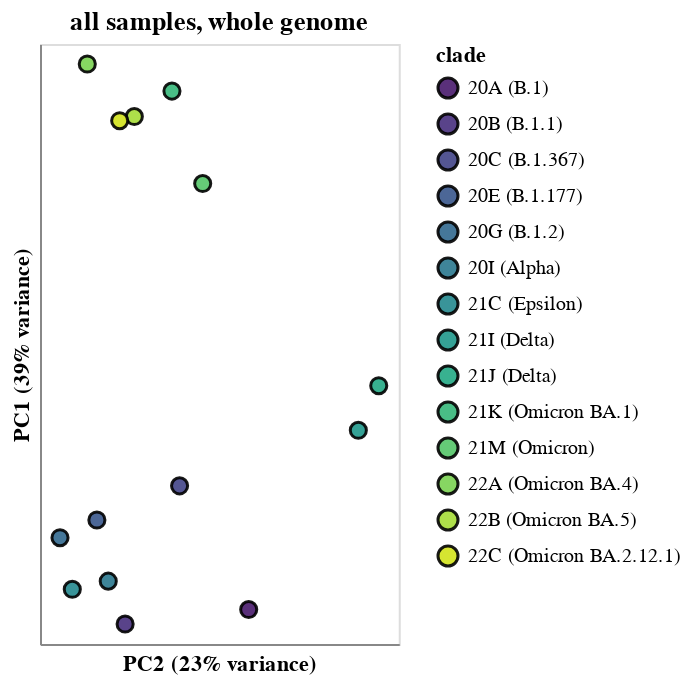
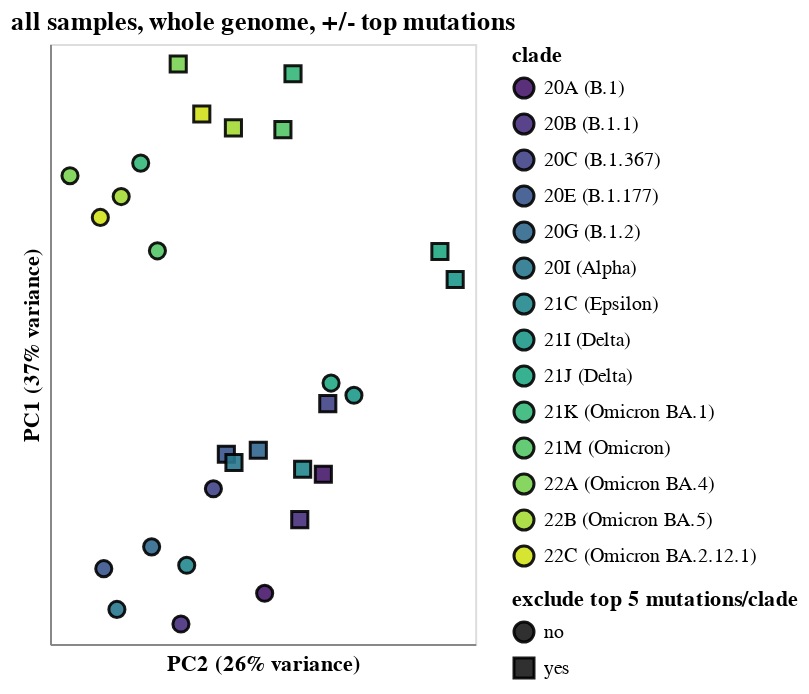
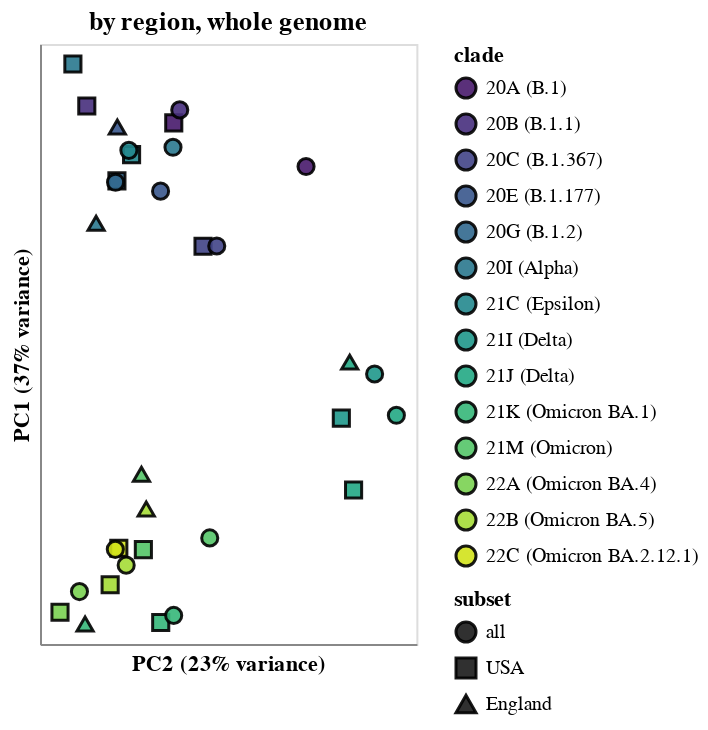
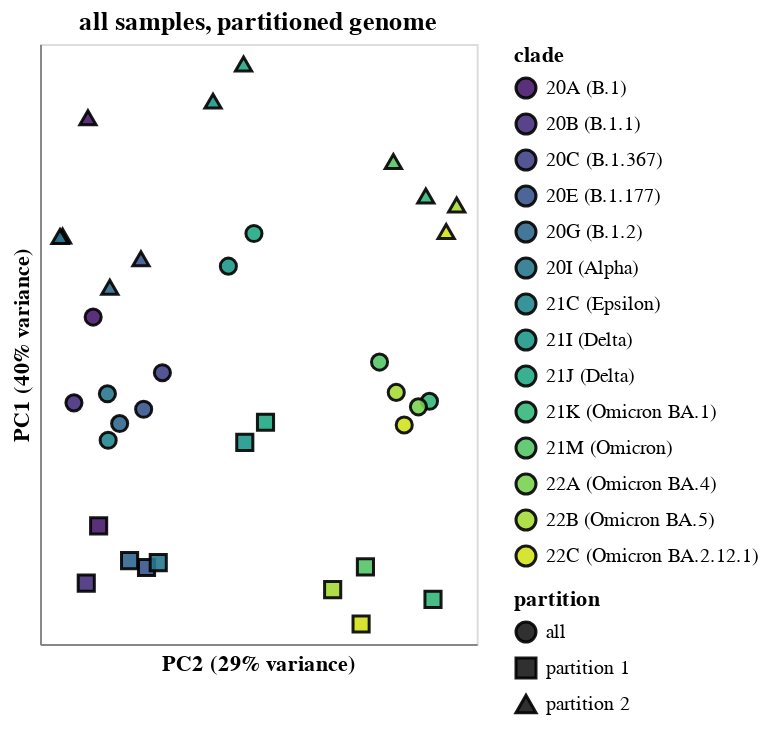

The code cell stored with these charts, in order, in its notebook:
### Markdown cell above
Get PCA of mutation spectrum, using only filtered synonymous mutation counts for non-excluded mutations for clades/subsets/partitions with adequate counts.

We do the PCA on four different ways of partitioning the data:

 1. Just looking at the "all" subset for each clade across entire genome.
 2. Looking at the "all" subset for each clade across entire genome, but excluding any mutation that is among the top ranked most counts for any clade.
 3. Looking at all subsets for each clade across entire genome.
 4. Looking at the "all" subset along partitions of the genome. 

We standardize the vectors of mutation fractions before doing the PCA.

There is also an option, currently not used, to do a composite log ratio (CLR) transform the fraction of all mutations that are each type before performing the PCA, using the formula [here](https://www.rdocumentation.org/packages/compositions/versions/2.0-4/topics/clr) (see [this paper](https://www.jstor.org/stable/2335943)).

In the plots below, you can mouseover the points for details and click on clades in legends (shift click for multiple clades) to highlight just points for the selected clade(s).
You can also use the scroll bar to only show points with at least the indicated number of total synonymous mutation counts (after filtering):

### Code cell
def clr(frac_vec):
    """Formula here: https://www.rdocumentation.org/packages/compositions/versions/2.0-4/topics/clr"""
    assert all(frac_vec > 0), "does not currently handle zeros in frac_vec"
    return numpy.log(frac_vec) - 1 / len(frac_vec) * numpy.log(frac_vec).sum()


def add_clade_synonym(clade):
    if clade in clade_synonyms:
        return f"{clade} ({clade_synonyms[clade]})"
    else:
        return clade

    
for title, subsets, partition, exclude_top, clr_transform, normalize_partitions in [
    ("all samples, whole genome", ["all"], False, False, False, False),
    ("all samples, whole genome, +/- top mutations", ["all"], False, True, False, False),
    ("by region, whole genome", subset_order, False, False, False, False),
    ("all samples, partitioned genome", ["all"], True, False, False, False),
]:
    
    filtered_mutation_counts = (
        mutation_counts
        .query("synonymous")
        .query("four_fold_degenerate")
        .query("not exclude")
        .query("subset in @subsets")
    )
    
    if partition:
        filtered_mutation_counts = pd.concat(
            [
                filtered_mutation_counts.assign(partition="all"),
                filtered_mutation_counts,
            ]
        )
        if normalize_partitions:
            filtered_mutation_counts = (
                filtered_mutation_counts
                .merge(
                    partition_enrichment[
                        ["clade", "partition", "clade_founder_nt", "enrichment"]
                    ],
                    how="left",
                    validate="many_to_one",
                )
                .assign(
                    enrichment=lambda x: x["enrichment"].fillna(1),
                    count=lambda x: x["count"] / x["enrichment"],
                )
            )
    else:
        filtered_mutation_counts = filtered_mutation_counts.assign(partition="all")
        
    mut_type_counts = (
        filtered_mutation_counts
        .groupby(["clade", "subset", "partition", "mut_type"], as_index=False)
        .aggregate({"count": "sum"})
    )
    
    if exclude_top:
        assert all(mut_type_counts["partition"] == "all")
        assert all(mut_type_counts["subset"] == "all")
        mut_type_counts = pd.concat(
            [
                mut_type_counts.assign(excluded="no"),
                mut_type_counts_exclude_top.assign(
                    partition="all", subset="all", excluded="yes",
                ),
            ]
        )
    else:
        mut_type_counts = mut_type_counts.assign(excluded="no")
   
    mut_type_freqs = (
        mut_type_counts
        .assign(
            total_count=lambda x: (
                x.groupby(["clade", "subset", "partition", "excluded"])
                ["count"].transform("sum")
            ),
            freq=lambda x: x["count"] / x["total_count"],
        )
        .query("total_count >= @synonymous_spectra_min_counts")
    )
   
    mut_type_freqs = (
        mut_type_freqs
        .pivot_table(
            index=["clade", "subset", "partition", "excluded", "total_count"],
            values="freq",
            columns="mut_type",
            fill_value=0,
        )
    )
    
    if clr_transform:
        mut_type_freqs = mut_type_freqs.apply(clr, axis=1)
    
    scaled_freqs = sklearn.preprocessing.StandardScaler().fit_transform(mut_type_freqs.values)
    pca = sklearn.decomposition.PCA(n_components=2)
    pca_coords = pca.fit_transform(scaled_freqs)
    assert len(pca_coords) == len(mut_type_freqs)

    mut_type_freqs_pca_coords = (
        mut_type_freqs
        .reset_index()
        .assign(
            principal_component_1=pca_coords[:, 0],
            principal_component_2=pca_coords[:, 1],
            log10_total_count=lambda x: numpy.log(x["total_count"]) / numpy.log(10),
            clade=lambda x: x["clade"].map(add_clade_synonym),
        )
    )
    
    # percent variance explained by each component
    pca_var = 100 * pca.explained_variance_ratio_
    
    total_count_selection = alt.selection_single(
        fields=["log10_total_count"],
        init={"log10_total_count": numpy.log(synonymous_spectra_min_counts) / numpy.log(10)},
        bind=alt.binding_range(
            name="minimum log10 total counts",
            min=int(mut_type_freqs_pca_coords["log10_total_count"].min()),
            max=mut_type_freqs_pca_coords["log10_total_count"].max(),
        )
    )
    
    clade_selection = alt.selection_multi(fields=["clade"], bind="legend")

    tooltip = ["clade", "total_count"]
    
    plot_size = 300  # scaled by component variance explained
    
    pca_chart = (
        alt.Chart(mut_type_freqs_pca_coords)
        .encode(
            y=alt.Y(
                "principal_component_1",
                title=f"PC1 ({pca_var[0]:.0f}% variance)",
                scale=alt.Scale(nice=False, padding=10),
                axis=alt.Axis(labels=False, ticks=False),
            ),
            x=alt.X(
                "principal_component_2",
                title=f"PC2 ({pca_var[1]:.0f}% variance)",
                scale=alt.Scale(nice=False, padding=10),
                axis=alt.Axis(labels=False, ticks=False),
            ),
            color=alt.Color(
                "clade",
                scale=alt.Scale(
                    scheme="viridis",
                    domain=sorted(mut_type_freqs_pca_coords["clade"].unique()),
                ),
            ),
            strokeWidth=alt.condition(clade_selection, alt.value(1.5), alt.value(0)),
            opacity=alt.condition(clade_selection, alt.value(0.9), alt.value(0.45)),
            size=alt.condition(clade_selection, alt.value(65), alt.value(45)),
        )
        .mark_point(filled=True, stroke="black")
        .add_selection(clade_selection)
        # do not include the total count selection for now
        #.add_selection(total_count_selection)
        #.transform_filter(
        #    total_count_selection.log10_total_count <= alt.datum.log10_total_count
        #)
        .configure_axis(grid=False)
        .configure_legend(columns=1)
        .properties(
            height=plot_size, width=plot_size * pca_var[1] / pca_var[0],
            title=title,
        )
    )
    
    if len(subsets) > 1:
        subset_selection = alt.selection_multi(fields=["subset"], bind="legend")
        pca_chart = (
            pca_chart
            .encode(shape=alt.Shape("subset", sort=subset_order, scale=alt.Scale(domain=subset_order)))
            .add_selection(subset_selection)
            .transform_filter(subset_selection)
        )
        tooltip.append("subset")
        
    if partition:
        partition_selection = alt.selection_multi(fields=["partition"], bind="legend")
        pca_chart = (
            pca_chart
            .encode(
                shape=alt.Shape(
                    "partition",
                    scale=alt.Scale(domain=mut_type_freqs_pca_coords["partition"].unique()),
                ),
            )
            .add_selection(partition_selection)
            .transform_filter(partition_selection)
        )
        tooltip.append("partition")
        
    if exclude_top:
        exclude_selection = alt.selection_multi(fields=["excluded"], bind="legend")
        shape_title = f"exclude top {exclude_top_n} mutations/clade"
        pca_chart = (
            pca_chart
            .encode(
                shape=alt.Shape(
                    "excluded",
                    title=shape_title,
                    scale=alt.Scale(domain=mut_type_freqs_pca_coords["excluded"].unique()),
                ),
            )
            .add_selection(exclude_selection)
            .transform_filter(exclude_selection)
        )
        tooltip.append(alt.Tooltip("excluded", title=shape_title))
                       
    pca_chart = pca_chart.encode(tooltip=tooltip)
    
    chart_name = os.path.join(
        os.path.dirname(rates_by_clade_csv),
        re.sub("\W+", "_", title) + "_chart.html",
    )
    
    display(pca_chart)
    print(f"Saving to {chart_name}\n\n")
    pca_chart.save(chart_name)
